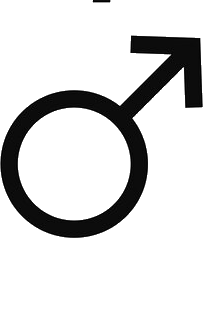
#> input picture graphics/man_sil.png, 203 x 328 px, found by its file name
$ python gen_sprite.py
#> lines starting #> are read from the running program, lines starting #| are printed output that depends on the picture; after the words box and inside, x2 and y2 are one past the last pixel; in counts of white or black regions, pixels touching at a corner belong together
"""
Convert woman_sil.png / man_sil.png  →  graphics/sprite_data.asm
Sprite format: GFX7 (ANTIC mode E), 2bpp, 96×120 px, 24 bytes/row.
Pixel value 3 (%11) = symbol (white); 0 (%00) = background (black).
"""
import numpy as np
from PIL import Image
import os

SPRITE_W  = 96   # pixels  (24 bytes × 4 px/byte)
SPRITE_H  = 120  # rows
BYTES_ROW = SPRITE_W // 4   # 24

SCRIPT_DIR = os.path.dirname(os.path.abspath(__file__))

def load_and_convert(fname):
#> called with fname = 'man_sil.png'
    path = os.path.join(SCRIPT_DIR, fname)
    img  = Image.open(path).convert("RGBA")
#> img is the input picture: PIL image 203x328 RGBA; mean R, G, B, A 3.3, 3.3, 3.3, 42.2
    img  = img.resize((SPRITE_W, SPRITE_H), Image.LANCZOS)
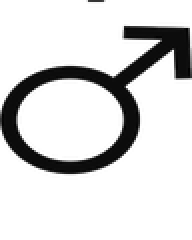
#> img: PIL image 96x120 RGBA (shown 2 times larger); mean R, G, B, A 9.4, 9.4, 9.4, 42.2; transparent parts drawn white
    alpha = np.array(img, dtype=np.uint8)[..., 3]   # shape: (120, 96)
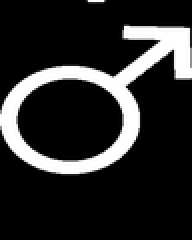
#> alpha: shape (120, 96) (shown 2 times larger); min 0, max 255, mean 42.2
    opaque = (alpha > 128).astype(np.uint8)           # 1 = symbol pixel
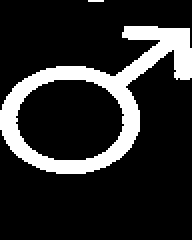
#> opaque: shape (120, 96) (shown 2 times larger); values 0 (black) and 1 (white), 16.7% white; 2 white regions (1 under 20 px), largest, box (x1, y1, x2, y2) and area: (0, 13, 96, 87) 1917

    rows = []
    for row in range(SPRITE_H):
        out = []
        for bx in range(BYTES_ROW):
            p0 = int(opaque[row, bx*4 + 0])
            p1 = int(opaque[row, bx*4 + 1])
            p2 = int(opaque[row, bx*4 + 2])
            p3 = int(opaque[row, bx*4 + 3])
            # each opaque pixel → pixel-value 3 (%11); background → 0 (%00)
            byte = (p0 * 3) << 6 | (p1 * 3) << 4 | (p2 * 3) << 2 | (p3 * 3)
            out.append(byte)
        rows.append(out)
#> after the loop, rows = 120 items
    return rows

def fmt_rows(rows, label):
    lines = [f"{label}"]
    for i, row in enumerate(rows):
        hex_vals = ",".join(f"${b:02X}" for b in row)
        lines.append(f"  .BYTE {hex_vals}")
    return "\n".join(lines)

man_rows = load_and_convert("man_sil.png")
#> man_rows = 120 items
wom_rows = load_and_convert("woman_sil.png")
#> call 2 of load_and_convert, with fname = 'woman_sil.png'
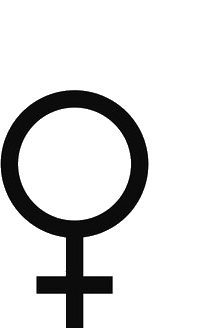
#> input picture graphics/woman_sil.png, 203 x 328 px, found by its file name
#> in load_and_convert, img is the input picture: PIL image 203x328 RGBA; mean R, G, B, A 3, 3, 3, 38.6
#> in load_and_convert (call 2), `img  = img.resize((SPRITE_W, SPRITE_H), Image.LANCZOS)`:
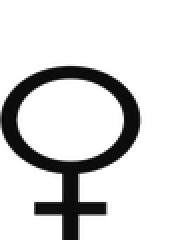
#> img: PIL image 96x120 RGBA (shown 2 times larger); mean R, G, B, A 8.2, 8.2, 8.2, 38.6; transparent parts drawn white
#> in load_and_convert (call 2), `alpha = np.array(img, dtype=np.uint8)[..., 3]`:
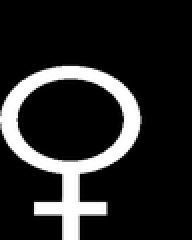
#> alpha: shape (120, 96) (shown 2 times larger); min 0, max 255, mean 38.6
#> in load_and_convert (call 2), `opaque = (alpha > 128).astype(np.uint8)`:
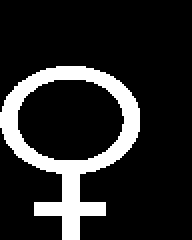
#> opaque: shape (120, 96) (shown 2 times larger); values 0 (black) and 1 (white), 15.4% white; 1 white region, box (x1, y1, x2, y2) and area: (0, 33, 70, 120) 1778
#> wom_rows = 120 items

out_path = os.path.join(SCRIPT_DIR, "sprite_data.asm")
with open(out_path, "w") as f:
    f.write("; Auto-generated by gen_sprite.py — do not edit by hand\n")
    f.write(f"; Sprite size: {SPRITE_W}x{SPRITE_H} px, {BYTES_ROW} bytes/row, {SPRITE_H*BYTES_ROW} bytes each\n")
    f.write("; GFX7 2bpp: pixel value 3=symbol(white), 0=background(black)\n\n")
    f.write(fmt_rows(man_rows, "MAN_SPR"))
#> the loop in fmt_rows, `for i, row in enumerate(rows):` made 120 passes
#> after the loop in fmt_rows, `for i, row in enumerate(rows):`: lines = 121 items
    f.write("\n\n")
    f.write(fmt_rows(wom_rows, "WOM_SPR"))
#> the loop in fmt_rows (call 2), `for i, row in enumerate(rows):` made 120 passes
    f.write("\n")

print(f"Written {out_path}")
print(f"  MAN_SPR: {SPRITE_H*BYTES_ROW} bytes")
print(f"  WOM_SPR: {SPRITE_H*BYTES_ROW} bytes")
